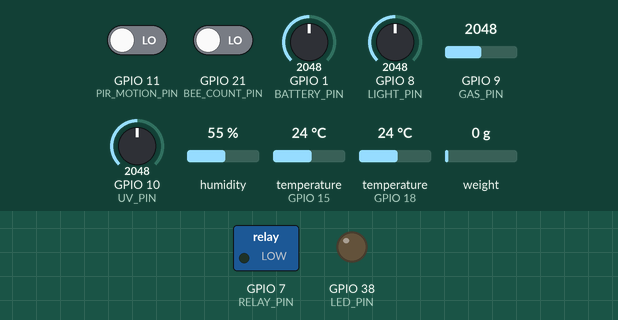
This sketch was run on a simulated ESP32-S3. Parts: switched loads named in the sketch (green lamp = pin HIGH), output pins drawn as LEDs (lit = HIGH). Inputs (shaded band) come from the test bench; at power-on: GPIO 1 (BATTERY_PIN) = 2048, GPIO 8 (LIGHT_PIN) = 2048, GPIO 9 (GAS_PIN) = 2048, GPIO 10 (UV_PIN) = 2048, GPIO 11 (PIR_MOTION_PIN) LOW, GPIO 21 (BEE_COUNT_PIN) LOW, humidity 55 %, temperature (sensors on GPIO 15, GPIO 18) 24 °C, weight on the scale 0 g. What the sketch prints to the serial monitor is not drawn.

Above: at 3.6 s.
At 6.32 s:
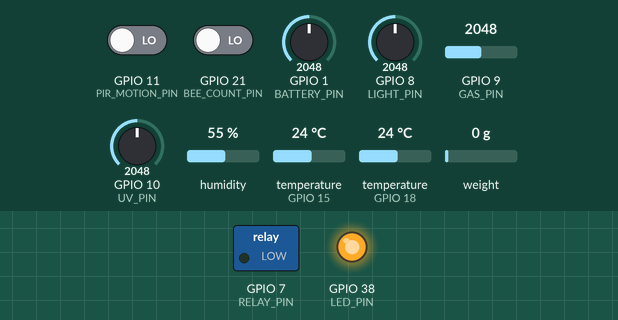
Timing chart, 0 to 7.5 s (numbered marks = the images above):
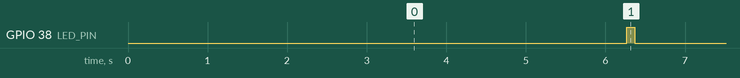

The sketch:

SmartHive_Slave.ino
```cpp
#include <esp_now.h>
#include <WiFi.h>
#include "DHT.h"
#include "HX711.h"
#include <OneWire.h>
#include <DallasTemperature.h>

// --- تعريف الدبابيس (مطابقة لـ diagram.json) ---
#define DHTPIN 18
#define DHTTYPE DHT22
#define DOUT_PIN 5
#define SCK_PIN  6
#define ONE_WIRE_BUS 15
#define LIGHT_PIN 8
#define PIR_MOTION_PIN 11
#define BATTERY_PIN 1
#define GAS_PIN 9
#define UV_PIN 10
#define BEE_COUNT_PIN 21
#define RELAY_PIN 7
#define BUTTON_PIN 14
#define LED_PIN 38

// --- الهيكل (Struct) الموحد ---
typedef struct struct_message {
  int id;
  float weight;
  float temp;
  float hum;
  float dsTemp[3];
  int light;
  bool motion;
  int battery;
  int gas;
  int uv;
  bool bees;
} struct_message;

struct_message myData;

// عنوان البث العام (لضمان الربط الفوري في المحاكي)
uint8_t broadcastAddress[] = {0xFF, 0xFF, 0xFF, 0xFF, 0xFF, 0xFF};

// --- الكائنات ---
DHT dht(DHTPIN, DHTTYPE);
HX711 scale;
OneWire oneWire(ONE_WIRE_BUS);
DallasTemperature sensors(&oneWire);

unsigned long lastSendTime = 0;
const unsigned long sendInterval = 5000;

// دالة تقرير حالة الإرسال
void OnDataSent(const uint8_t *mac_addr, esp_now_send_status_t status) {
  Serial.print("\r\n[📡 ESP-NOW] Status: ");
  Serial.println(status == ESP_NOW_SEND_SUCCESS ? "SUCCESS ✅" : "FAILED ❌");
}

void setup() {
  Serial.begin(115200);

  // تهيئة المنافذ
  pinMode(PIR_MOTION_PIN, INPUT);
  pinMode(BEE_COUNT_PIN, INPUT);
  pinMode(BUTTON_PIN, INPUT_PULLUP);
  pinMode(RELAY_PIN, OUTPUT);
  pinMode(LED_PIN, OUTPUT);

  // تشغيل الحساسات
  dht.begin();
  scale.begin(DOUT_PIN, SCK_PIN);
  scale.set_scale(420.f);
  scale.tare();
  sensors.begin();

  // إعدادات الواي فاي و ESP-NOW
  WiFi.mode(WIFI_STA);
  WiFi.disconnect();

  if (esp_now_init() != ESP_OK) {
    Serial.println("❗ Error ESP-NOW Init");
    return;
  }

  // تسجيل Callback الإرسال (توافق 3.3.7)
  esp_now_register_send_cb((esp_now_send_cb_t)OnDataSent);

  // تعريف الماستر كـ Peer
  esp_now_peer_info_t peerInfo = {};
  memcpy(peerInfo.peer_addr, broadcastAddress, 6);
  peerInfo.channel = 0;
  peerInfo.encrypt = false;

  if (esp_now_add_peer(&peerInfo) != ESP_OK) {
    Serial.println("❗ Failed to add Master");
    return;
  }

  myData.id = 10; // معرف هذه الخلية
  Serial.println("System Initialized. Broadcasting on ID 10...");
}

void loop() {
  if (millis() - lastSendTime >= sendInterval) {
    lastSendTime = millis();

    // تثبيت الهوية
    myData.id = 10;

    // 1. قراءة الميزان
    if (scale.is_ready()) {
      myData.weight = scale.get_units(5) / 1000.0;
      if (myData.weight < 0) myData.weight = 0;
    }

    // 2. قراءة الجو (DHT22)
    myData.temp = dht.readTemperature();
    myData.hum = dht.readHumidity();

    // 3. قراءة الحساسات الداخلية (DS18B20)
    sensors.requestTemperatures();
    for(int i=0; i<3; i++) {
      float t = sensors.getTempCByIndex(i);
      myData.dsTemp[i] = (t == -127.0 || isnan(t)) ? 0 : t;
    }

    // 4. قراءة الحساسات التناظرية (ADC)
    myData.light = map(analogRead(LIGHT_PIN), 0, 4095, 0, 100);
    myData.battery = map(analogRead(BATTERY_PIN), 0, 4095, 0, 100);
    myData.gas = map(analogRead(GAS_PIN), 0, 4095, 0, 100);
    myData.uv = map(analogRead(UV_PIN), 0, 4095, 0, 15);

    // 5. قراءة الحساسات الرقمية (PIR)
    myData.motion = (digitalRead(PIR_MOTION_PIN) == HIGH);
    myData.bees = (digitalRead(BEE_COUNT_PIN) == HIGH);

    // --- الإرسال الفعلي ---
    esp_now_send(broadcastAddress, (uint8_t *) &myData, sizeof(myData));

    // وميض تأكيدي
    digitalWrite(LED_PIN, HIGH);
    delay(100);
    digitalWrite(LED_PIN, LOW);

    // طباعة للمراقبة (Serial Monitor)
    Serial.printf("ID:10 | W:%.2fkg | T:%.1fC | Bat:%d%%\n", myData.weight, myData.temp, myData.battery);
  }
}
```

Measured:
- by itself, GPIO 38 (LED_PIN): alternates HIGH for 0.10 s and LOW for 4.9 s
